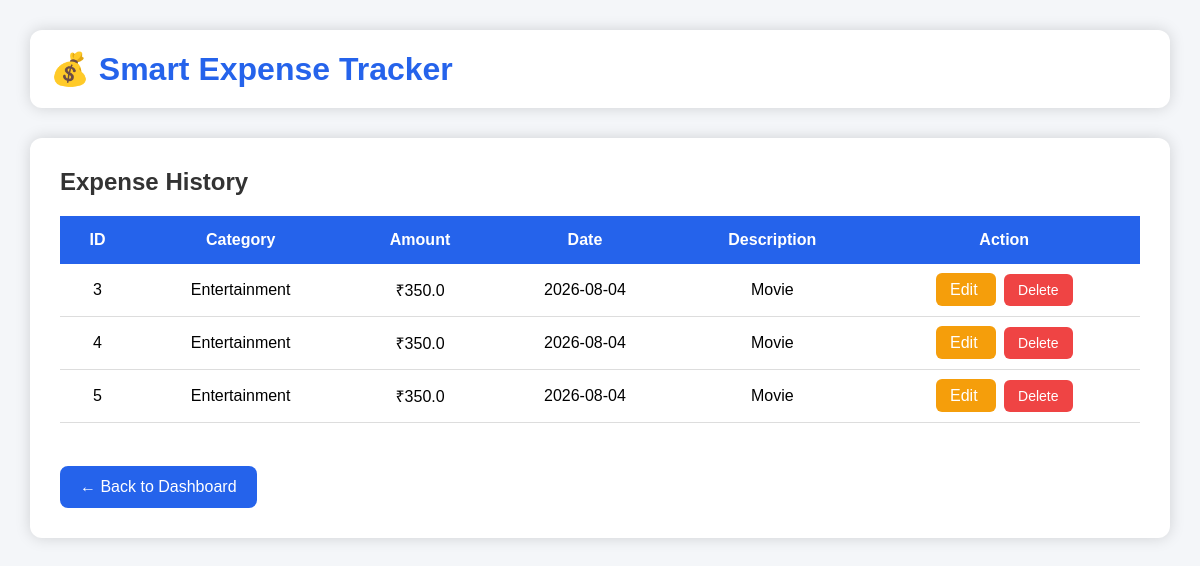
The page /view-expense (signed in) on the database its author committed.
### tables this page shows
CREATE TABLE expenses(
    id INTEGER PRIMARY KEY AUTOINCREMENT,
    user_id INTEGER NOT NULL,
    category TEXT NOT NULL,
    amount REAL NOT NULL,
    date TEXT NOT NULL,
    description TEXT,
    FOREIGN KEY(user_id) REFERENCES users(id)
);

### app.py (the view)
@app.route("/view-expense")
def view_expense():
    if "user_id" not in session:
        return redirect("/")
    conn = sqlite3.connect("expense.db")
    cursor = conn.cursor()
    user_id = session["user_id"]
    cursor.execute("""
    SELECT * FROM expenses
    WHERE user_id = ?
    ORDER BY date DESC
    """, (user_id,))
    expenses = cursor.fetchall()
    conn.close()
    return render_template("view_expense.html", expenses=expenses)

### templates/view_expense.html (shortened to what this page needs)
    <!DOCTYPE html>
    <html lang="en">
    <head>
    </head>
    <body>
<header>
    <h1>💰 Smart Expense Tracker</h1>
</header>
<div class="container">
    <h2>Expense History</h2>
    <table>
        <tr>
            <th>ID</th>
            <th>Category</th>
            <th>Amount</th>
            <th>Date</th>
            <th>Description</th>
            <th>Action</th>
        </tr>
        {% if expenses %}
            {% for expense in expenses %}
            <tr>
                <td>{{ expense[0] }}</td>
                <td>{{ expense[2] }}</td>
                <td>₹{{ expense[3] }}</td>
                <td>{{ expense[4] }}</td>
                <td>{{ expense[5] }}</td>
                <td>
                    <a href="/edit/{{ expense[0] }}" class="edit-btn">
                        Edit
                    </a>
                    <a href="/delete/{{ expense[0] }}"
                       class="delete-btn"
                       onclick="return confirm('Are you sure you want to delete this expense?')">
                        Delete
                    </a>
                </td>
            </tr>
            {% endfor %}
        {% endif %}
    </table>
    <br>
    <a href="/dashboard" class="back-btn">
        ← Back to Dashboard
    </a>
</div>
</body>
</html>

### templates/view_expense.html (style rules this page uses)
* { margin:0; padding:0; box-sizing:border-box; font-family:Arial,sans-serif; }
body { background:#f4f6f9; padding:30px; }
header { display:flex; justify-content:space-between; align-items:center; background:white; padding:20px; border-radius:12px; box-shadow:0 0 15px rgba(0,0,0,0.15); margin-bottom:30px; }
header h1 { color:#2563eb; }
.container { background:white; padding:30px; border-radius:12px; box-shadow:0 0 15px rgba(0,0,0,0.15); }
h2 { margin-bottom:20px; color:#333; }
table { width:100%; border-collapse:collapse; }
th { background:#2563eb; color:white; padding:15px; }
td { padding:15px; text-align:center; border-bottom:1px solid #ddd; }
.back-btn { display:inline-block; margin-top:25px; padding:12px 20px; background:#2563eb; color:white; text-decoration:none; border-radius:8px; }
.delete-btn { background:#ef4444; color:white; padding:8px 14px; border-radius:6px; text-decoration:none; font-size:14px; }
.edit-btn { background:#f59e0b; color:white; padding:8px 14px; border-radius:6px; text-decoration:none; margin-right:8px; }

### rows shown on the page
expenses: id "3", category "Entertainment", amount "350.0", date "2026-08-04", description "Movie"
expenses: id "4", category "Entertainment", amount "350.0", date "2026-08-04", description "Movie"
expenses: id "5", category "Entertainment", amount "350.0", date "2026-08-04", description "Movie"
